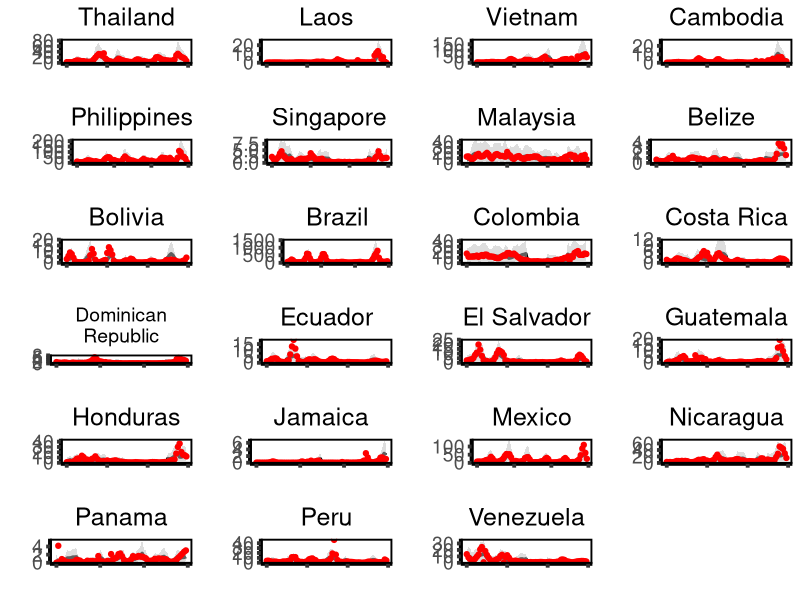

Here is the R script that generated this plot:
library(ggplot2)
library(dplyr)
library(scales)

figdata <- read.csv('00.data/03.preds_2014-2019.csv',header = T)
head(figdata)
str(figdata)
figdata$date <- as.Date(figdata$date,origin = '1900-1-1')

tha <- filter(figdata, country == 'Thailand')
lao <- filter(figdata, country == 'Laos')
vie <- filter(figdata, country == 'Vietnam')
cam <- filter(figdata, country == 'Cambodia')
phi <- filter(figdata, country == 'Philippines')
sig <- filter(figdata, country == 'Singapore')
mal <- filter(figdata, country == 'Malaysia')
bel <- filter(figdata, country == 'Belize')
bol <- filter(figdata, country == 'Bolivia')
bra <- filter(figdata, country == 'Brazil')
col <- filter(figdata, country == 'Colombia')
cos <- filter(figdata, country == 'Costa Rica')
dom <- filter(figdata, country == 'Dominican Republic')
ecu <- filter(figdata, country == 'Ecuador')
els <- filter(figdata, country == 'El Salvador')
gua <- filter(figdata, country == 'Guatemala')
hon <- filter(figdata, country == 'Honduras')
jam <- filter(figdata, country == 'Jamaica')
mex <- filter(figdata, country == 'Mexico')
nic <- filter(figdata, country == 'Nicaragua')
pan <- filter(figdata, country == 'Panama')
per <- filter(figdata, country == 'Peru')
ven <- filter(figdata, country == 'Venezuela')

pdf("02.fig/Fig_S19/Fig_S19.pdf", width=15, height=15)

p1 <- ggplot(data = tha) + geom_line(mapping = aes(x = date, y = pre),lwd = 1.2) + geom_ribbon(mapping = aes(x = date, y = pre, ymin = low, ymax = up), alpha = 0.5, fill = 'gray') + geom_point(mapping = aes(x = date, y = obs), color = 'red') + theme(axis.text.x = element_blank(), axis.line = element_line(colour = "black",size = 1.3), panel.grid.minor  = element_blank(), panel.grid.major = element_blank(), axis.text.y = element_text(size = 14,family = 'sans'), axis.title.y.right = element_text(angle=90), axis.ticks = element_line(size = 1.3), panel.background = element_blank(), panel.border = element_rect(fill = NA,size = 1.3), legend.position = '',axis.title = element_text(family = 'sans',size = 16),plot.title = element_text(hjust = 0.5 , size = 18)) +xlab('') + ylab('') + 
  ggtitle('Thailand') 
p2 <- ggplot(data = lao) + geom_line(mapping = aes(x = date, y = pre),lwd = 1.2) + geom_ribbon(mapping = aes(x = date, y = pre, ymin = low, ymax = up), alpha = 0.5, fill = 'gray') + geom_point(mapping = aes(x = date, y = obs), color = 'red') + theme(axis.text.x = element_blank(), axis.line = element_line(colour = "black",size = 1.3), panel.grid.minor  = element_blank(), panel.grid.major = element_blank(), axis.text.y = element_text(size = 14,family = 'sans'), axis.title.y.right = element_text(angle=90), axis.ticks = element_line(size = 1.3), panel.background = element_blank(), panel.border = element_rect(fill = NA,size = 1.3), legend.position = '', axis.title = element_text(family = 'sans',size = 16), plot.title = element_text(hjust = 0.5 , size = 18)) + xlab('') + ylab('') + 
  ggtitle('Laos')
p3 <- ggplot(data = vie) + geom_line(mapping = aes(x = date, y = pre),lwd = 1.2) + geom_ribbon(mapping = aes(x = date, y = pre, ymin = low, ymax = up), alpha = 0.5, fill = 'gray') + geom_point(mapping = aes(x = date, y = obs), color = 'red') +  theme(axis.text.x = element_blank(), axis.line = element_line(colour = "black",size = 1.3), panel.grid.minor  = element_blank(), panel.grid.major = element_blank(), axis.text.y = element_text(size = 14,family = 'sans'), axis.title.y.right = element_text(angle=90), axis.ticks = element_line(size = 1.3), panel.background = element_blank(), panel.border = element_rect(fill = NA,size = 1.3), legend.position = '', axis.title = element_text(family = 'sans',size = 16),plot.title = element_text(hjust = 0.5 , size = 18)) + xlab('') + ylab('') + 
  ggtitle('Vietnam')
p4 <- ggplot(data = cam) + geom_line(mapping = aes(x = date, y = pre),lwd = 1.2) + geom_ribbon(mapping = aes(x = date, y = pre, ymin = low, ymax = up), alpha = 0.5, fill = 'gray') + geom_point(mapping = aes(x = date, y = obs), color = 'red') +  theme(axis.text.x = element_blank(), axis.line = element_line(colour = "black",size = 1.3), panel.grid.minor  = element_blank(), panel.grid.major = element_blank(), axis.text.y = element_text(size = 14,family = 'sans'), axis.title.y.right = element_text(angle=90), axis.ticks = element_line(size = 1.3), panel.background = element_blank(), panel.border = element_rect(fill = NA,size = 1.3), legend.position = '', axis.title = element_text(family = 'sans',size = 16), plot.title = element_text(hjust = 0.5 , size = 18)) + xlab('') + ylab('') + 
  ggtitle('Cambodia')
p5 <- ggplot(data = phi) + geom_line(mapping = aes(x = date, y = pre),lwd = 1.2) + geom_ribbon(mapping = aes(x = date, y = pre, ymin = low, ymax = up), alpha = 0.5, fill = 'gray') + geom_point(mapping = aes(x = date, y = obs), color = 'red') + theme(axis.text.x = element_blank(), axis.line = element_line(colour = "black",size = 1.3), panel.grid.minor  = element_blank(), panel.grid.major = element_blank(), axis.text.y = element_text(size = 14,family = 'sans'), axis.title.y.right = element_text(angle=90), axis.ticks = element_line(size = 1.3), panel.background = element_blank(), panel.border = element_rect(fill = NA,size = 1.3), legend.position = '', axis.title = element_text(family = 'sans',size = 16), plot.title = element_text(hjust = 0.5 , size = 18)) + xlab('') + ylab('') + 
  ggtitle('Philippines')
p6 <- ggplot(data = sig) + geom_line(mapping = aes(x = date, y = pre),lwd = 1.2) + geom_ribbon(mapping = aes(x = date, y = pre, ymin = low, ymax = up), alpha = 0.5, fill = 'gray') + geom_point(mapping = aes(x = date, y = obs), color = 'red') + theme(axis.text.x = element_blank(), axis.line = element_line(colour = "black",size = 1.3), panel.grid.minor  = element_blank(), panel.grid.major = element_blank(), axis.text.y = element_text(size = 14,family = 'sans'), axis.title.y.right = element_text(angle=90), axis.ticks = element_line(size = 1.3), panel.background = element_blank(), panel.border = element_rect(fill = NA,size = 1.3),legend.position = '',axis.title = element_text(family = 'sans',size = 16),plot.title = element_text(hjust = 0.5 , size = 18)) + xlab('') + ylab('') + 
  ggtitle('Singapore')
p7 <- ggplot(data = mal) + geom_line(mapping = aes(x = date, y = pre),lwd = 1.2) + geom_ribbon(mapping = aes(x = date, y = pre, ymin = low, ymax = up), alpha = 0.5, fill = 'gray') + geom_point(mapping = aes(x = date, y = obs), color = 'red') + theme(axis.text.x = element_blank(), axis.line = element_line(colour = "black",size = 1.3), panel.grid.minor  = element_blank(), panel.grid.major = element_blank(), axis.text.y = element_text(size = 14,family = 'sans'), axis.title.y.right = element_text(angle=90), axis.ticks = element_line(size = 1.3), panel.background = element_blank(), panel.border = element_rect(fill = NA,size = 1.3),legend.position = '',axis.title = element_text(family = 'sans',size = 16),plot.title = element_text(hjust = 0.5 , size = 18)) + xlab('') + ylab('') + 
  ggtitle('Malaysia')
p8 <- ggplot(data = bel) + geom_line(mapping = aes(x = date, y = pre),lwd = 1.2) + geom_ribbon(mapping = aes(x = date, y = pre, ymin = low, ymax = up), alpha = 0.5, fill = 'gray') + geom_point(mapping = aes(x = date, y = obs), color = 'red') + theme(axis.text.x = element_blank(), axis.line = element_line(colour = "black",size = 1.3), panel.grid.minor  = element_blank(), panel.grid.major = element_blank(), axis.text.y = element_text(size = 14,family = 'sans'), axis.title.y.right = element_text(angle=90), axis.ticks = element_line(size = 1.3), panel.background = element_blank(), panel.border = element_rect(fill = NA,size = 1.3),legend.position = '',axis.title = element_text(family = 'sans',size = 16),plot.title = element_text(hjust = 0.5 , size = 18)) + xlab('') + ylab('') + 
  ggtitle('Belize')
p9 <- ggplot(data = bol) + geom_line(mapping = aes(x = date, y = pre),lwd = 1.2) + geom_ribbon(mapping = aes(x = date, y = pre, ymin = low, ymax = up), alpha = 0.5, fill = 'gray') + geom_point(mapping = aes(x = date, y = obs), color = 'red') + theme(axis.text.x = element_blank(), axis.line = element_line(colour = "black",size = 1.3), panel.grid.minor  = element_blank(), panel.grid.major = element_blank(), axis.text.y = element_text(size = 14,family = 'sans'), axis.title.y.right = element_text(angle=90), axis.ticks = element_line(size = 1.3), panel.background = element_blank(), panel.border = element_rect(fill = NA,size = 1.3),legend.position = '',axis.title = element_text(family = 'sans',size = 16),plot.title = element_text(hjust = 0.5 , size = 18)) + xlab('') + ylab('') + 
  ggtitle('Bolivia')
p10 <- ggplot(data = bra) + geom_line(mapping = aes(x = date, y = pre),lwd = 1.2) + geom_ribbon(mapping = aes(x = date, y = pre, ymin = low, ymax = up), alpha = 0.5, fill = 'gray') + geom_point(mapping = aes(x = date, y = obs), color = 'red') + theme(axis.text.x = element_blank(), axis.line = element_line(colour = "black",size = 1.3), panel.grid.minor  = element_blank(), panel.grid.major = element_blank(), axis.text.y = element_text(size = 14,family = 'sans'), axis.title.y.right = element_text(angle=90), axis.ticks = element_line(size = 1.3), panel.background = element_blank(), panel.border = element_rect(fill = NA,size = 1.3),legend.position = '',axis.title = element_text(family = 'sans',size = 16),plot.title = element_text(hjust = 0.5 , size = 18)) + xlab('') + ylab('') + 
  ggtitle('Brazil')
p11 <- ggplot(data = col) + geom_line(mapping = aes(x = date, y = pre),lwd = 1.2) + geom_ribbon(mapping = aes(x = date, y = pre, ymin = low, ymax = up), alpha = 0.5, fill = 'gray') + geom_point(mapping = aes(x = date, y = obs), color = 'red') + theme(axis.text.x = element_blank(), axis.line = element_line(colour = "black",size = 1.3), panel.grid.minor  = element_blank(), panel.grid.major = element_blank(), axis.text.y = element_text(size = 14,family = 'sans'), axis.title.y.right = element_text(angle=90), axis.ticks = element_line(size = 1.3), panel.background = element_blank(), panel.border = element_rect(fill = NA,size = 1.3),legend.position = '',axis.title = element_text(family = 'sans',size = 16),plot.title = element_text(hjust = 0.5 , size = 18)) + xlab('') + ylab('') + 
  ggtitle('Colombia')
p12 <- ggplot(data = cos) + geom_line(mapping = aes(x = date, y = pre),lwd = 1.2) + geom_ribbon(mapping = aes(x = date, y = pre, ymin = low, ymax = up), alpha = 0.5, fill = 'gray') + geom_point(mapping = aes(x = date, y = obs), color = 'red') + theme(axis.text.x = element_blank(), axis.line = element_line(colour = "black",size = 1.3), panel.grid.minor  = element_blank(), panel.grid.major = element_blank(), axis.text.y = element_text(size = 14,family = 'sans'), axis.title.y.right = element_text(angle=90), axis.ticks = element_line(size = 1.3), panel.background = element_blank(), panel.border = element_rect(fill = NA,size = 1.3),legend.position = '',axis.title = element_text(family = 'sans',size = 16),plot.title = element_text(hjust = 0.5 , size = 18)) + xlab('') + ylab('') + 
  ggtitle('Costa Rica')
p13 <- ggplot(data = dom) + geom_line(mapping = aes(x = date, y = pre),lwd = 1.2) + geom_ribbon(mapping = aes(x = date, y = pre, ymin = low, ymax = up), alpha = 0.5, fill = 'gray') + geom_point(mapping = aes(x = date, y = obs), color = 'red') + theme(axis.text.x = element_blank(), axis.line = element_line(colour = "black",size = 1.3), panel.grid.minor  = element_blank(), panel.grid.major = element_blank(), axis.text.y = element_text(size = 14,family = 'sans'), axis.title.y.right = element_text(angle=90), axis.ticks = element_line(size = 1.3), panel.background = element_blank(), panel.border = element_rect(fill = NA,size = 1.3),legend.position = '',axis.title = element_text(family = 'sans',size = 16),plot.title = element_text(hjust = 0.5 , size = 14)) + xlab('') + ylab('') + 
  ggtitle('Dominican\nRepublic')
p14 <- ggplot(data = ecu) + geom_line(mapping = aes(x = date, y = pre),lwd = 1.2) + geom_ribbon(mapping = aes(x = date, y = pre, ymin = low, ymax = up), alpha = 0.5, fill = 'gray') + geom_point(mapping = aes(x = date, y = obs), color = 'red') + theme(axis.text.x = element_blank(), axis.line = element_line(colour = "black",size = 1.3), panel.grid.minor  = element_blank(), panel.grid.major = element_blank(), axis.text.y = element_text(size = 14,family = 'sans'), axis.title.y.right = element_text(angle=90), axis.ticks = element_line(size = 1.3), panel.background = element_blank(), panel.border = element_rect(fill = NA,size = 1.3),legend.position = '',axis.title = element_text(family = 'sans',size = 16),plot.title = element_text(hjust = 0.5 , size = 18)) + xlab('') + ylab('') + 
  ggtitle('Ecuador')
p15 <- ggplot(data = els) + geom_line(mapping = aes(x = date, y = pre),lwd = 1.2) + geom_ribbon(mapping = aes(x = date, y = pre, ymin = low, ymax = up), alpha = 0.5, fill = 'gray') + geom_point(mapping = aes(x = date, y = obs), color = 'red') + theme(axis.text.x = element_blank(), axis.line = element_line(colour = "black",size = 1.3), panel.grid.minor  = element_blank(), panel.grid.major = element_blank(), axis.text.y = element_text(size = 14,family = 'sans'), axis.title.y.right = element_text(angle=90), axis.ticks = element_line(size = 1.3), panel.background = element_blank(), panel.border = element_rect(fill = NA,size = 1.3),legend.position = '',axis.title = element_text(family = 'sans',size = 16),plot.title = element_text(hjust = 0.5 , size = 18)) + xlab('') + ylab('') + 
  ggtitle('El Salvador')
p16 <- ggplot(data = gua) + geom_line(mapping = aes(x = date, y = pre),lwd = 1.2) + geom_ribbon(mapping = aes(x = date, y = pre, ymin = low, ymax = up), alpha = 0.5, fill = 'gray') + geom_point(mapping = aes(x = date, y = obs), color = 'red') + theme(axis.text.x = element_blank(), axis.line = element_line(colour = "black",size = 1.3), panel.grid.minor  = element_blank(), panel.grid.major = element_blank(), axis.text.y = element_text(size = 14,family = 'sans'), axis.title.y.right = element_text(angle=90), axis.ticks = element_line(size = 1.3), panel.background = element_blank(), panel.border = element_rect(fill = NA,size = 1.3),legend.position = '',axis.title = element_text(family = 'sans',size = 16),plot.title = element_text(hjust = 0.5 , size = 18)) + xlab('') + ylab('') + 
  ggtitle('Guatemala')
p17 <- ggplot(data = hon) + geom_line(mapping = aes(x = date, y = pre),lwd = 1.2) + geom_ribbon(mapping = aes(x = date, y = pre, ymin = low, ymax = up), alpha = 0.5, fill = 'gray') + geom_point(mapping = aes(x = date, y = obs), color = 'red') + theme(axis.text.x = element_blank(), axis.line = element_line(colour = "black",size = 1.3), panel.grid.minor  = element_blank(), panel.grid.major = element_blank(), axis.text.y = element_text(size = 14,family = 'sans'), axis.title.y.right = element_text(angle=90), axis.ticks = element_line(size = 1.3), panel.background = element_blank(), panel.border = element_rect(fill = NA,size = 1.3),legend.position = '',axis.title = element_text(family = 'sans',size = 16),plot.title = element_text(hjust = 0.5 , size = 18)) + xlab('') + ylab('') + 
  ggtitle('Honduras')
p18 <- ggplot(data = jam) + geom_line(mapping = aes(x = date, y = pre),lwd = 1.2) + geom_ribbon(mapping = aes(x = date, y = pre, ymin = low, ymax = up), alpha = 0.5, fill = 'gray') + geom_point(mapping = aes(x = date, y = obs), color = 'red') + theme(axis.text.x = element_blank(), axis.line = element_line(colour = "black",size = 1.3), panel.grid.minor  = element_blank(), panel.grid.major = element_blank(), axis.text.y = element_text(size = 14,family = 'sans'), axis.title.y.right = element_text(angle=90), axis.ticks = element_line(size = 1.3), panel.background = element_blank(), panel.border = element_rect(fill = NA,size = 1.3),legend.position = '',axis.title = element_text(family = 'sans',size = 16),plot.title = element_text(hjust = 0.5 , size = 18)) + xlab('') + ylab('') + 
  ggtitle('Jamaica')
p19 <- ggplot(data = mex) + geom_line(mapping = aes(x = date, y = pre),lwd = 1.2) + geom_ribbon(mapping = aes(x = date, y = pre, ymin = low, ymax = up), alpha = 0.5, fill = 'gray') + geom_point(mapping = aes(x = date, y = obs), color = 'red') + theme(axis.text.x = element_blank(), axis.line = element_line(colour = "black",size = 1.3), panel.grid.minor  = element_blank(), panel.grid.major = element_blank(), axis.text.y = element_text(size = 14,family = 'sans'), axis.title.y.right = element_text(angle=90), axis.ticks = element_line(size = 1.3), panel.background = element_blank(), panel.border = element_rect(fill = NA,size = 1.3),legend.position = '',axis.title = element_text(family = 'sans',size = 16),plot.title = element_text(hjust = 0.5 , size = 18)) + xlab('') + ylab('') + 
  ggtitle('Mexico')
p20 <- ggplot(data = nic) + geom_line(mapping = aes(x = date, y = pre),lwd = 1.2) + geom_ribbon(mapping = aes(x = date, y = pre, ymin = low, ymax = up), alpha = 0.5, fill = 'gray') + geom_point(mapping = aes(x = date, y = obs), color = 'red') + theme(axis.text.x = element_blank(), axis.line = element_line(colour = "black",size = 1.3), panel.grid.minor  = element_blank(), panel.grid.major = element_blank(), axis.text.y = element_text(size = 14,family = 'sans'), axis.title.y.right = element_text(angle=90), axis.ticks = element_line(size = 1.3), panel.background = element_blank(), panel.border = element_rect(fill = NA,size = 1.3),legend.position = '',axis.title = element_text(family = 'sans',size = 16),plot.title = element_text(hjust = 0.5 , size = 18)) + xlab('') + ylab('') + 
  ggtitle('Nicaragua')
p21 <- ggplot(data = pan) + geom_line(mapping = aes(x = date, y = pre),lwd = 1.2) + geom_ribbon(mapping = aes(x = date, y = pre, ymin = low, ymax = up), alpha = 0.5, fill = 'gray') + geom_point(mapping = aes(x = date, y = obs), color = 'red') + theme(axis.text.x = element_blank(), axis.line = element_line(colour = "black",size = 1.3), panel.grid.minor  = element_blank(), panel.grid.major = element_blank(), axis.text.y = element_text(size = 14,family = 'sans'), axis.title.y.right = element_text(angle=90), axis.ticks = element_line(size = 1.3), panel.background = element_blank(), panel.border = element_rect(fill = NA,size = 1.3),legend.position = '',axis.title = element_text(family = 'sans',size = 16),plot.title = element_text(hjust = 0.5 , size = 18)) + xlab('') + ylab('') + 
  ggtitle('Panama')
p22 <- ggplot(data = per) + geom_line(mapping = aes(x = date, y = pre),lwd = 1.2) + geom_ribbon(mapping = aes(x = date, y = pre, ymin = low, ymax = up), alpha = 0.5, fill = 'gray') + geom_point(mapping = aes(x = date, y = obs), color = 'red') + theme(axis.text.x = element_blank(), axis.line = element_line(colour = "black",size = 1.3), panel.grid.minor  = element_blank(), panel.grid.major = element_blank(), axis.text.y = element_text(size = 14,family = 'sans'), axis.title.y.right = element_text(angle=90), axis.ticks = element_line(size = 1.3), panel.background = element_blank(), panel.border = element_rect(fill = NA,size = 1.3),legend.position = '',axis.title = element_text(family = 'sans',size = 16),plot.title = element_text(hjust = 0.5 , size = 18)) + xlab('') + ylab('') + 
  ggtitle('Peru')
p23 <- ggplot(data = ven) + geom_line(mapping = aes(x = date, y = pre),lwd = 1.2) + geom_ribbon(mapping = aes(x = date, y = pre, ymin = low, ymax = up), alpha = 0.5, fill = 'gray') + geom_point(mapping = aes(x = date, y = obs), color = 'red') + theme(axis.text.x = element_blank(), axis.line = element_line(colour = "black",size = 1.3), panel.grid.minor  = element_blank(), panel.grid.major = element_blank(), axis.text.y = element_text(size = 14,family = 'sans'), axis.title.y.right = element_text(angle=90), axis.ticks = element_line(size = 1.3), panel.background = element_blank(), panel.border = element_rect(fill = NA,size = 1.3),legend.position = '',axis.title = element_text(family = 'sans',size = 16),plot.title = element_text(hjust = 0.5 , size = 18)) + xlab('') + ylab('') + 
  ggtitle('Venezuela')

cowplot::plot_grid(p1,p2,p3,p4,p5,p6,p7,p8,p9,p10,p11,p12,p13,p14,p15,p16,p17,p18,p19,p20,p21,p22,p23,nrow = 6)
dev.off()
